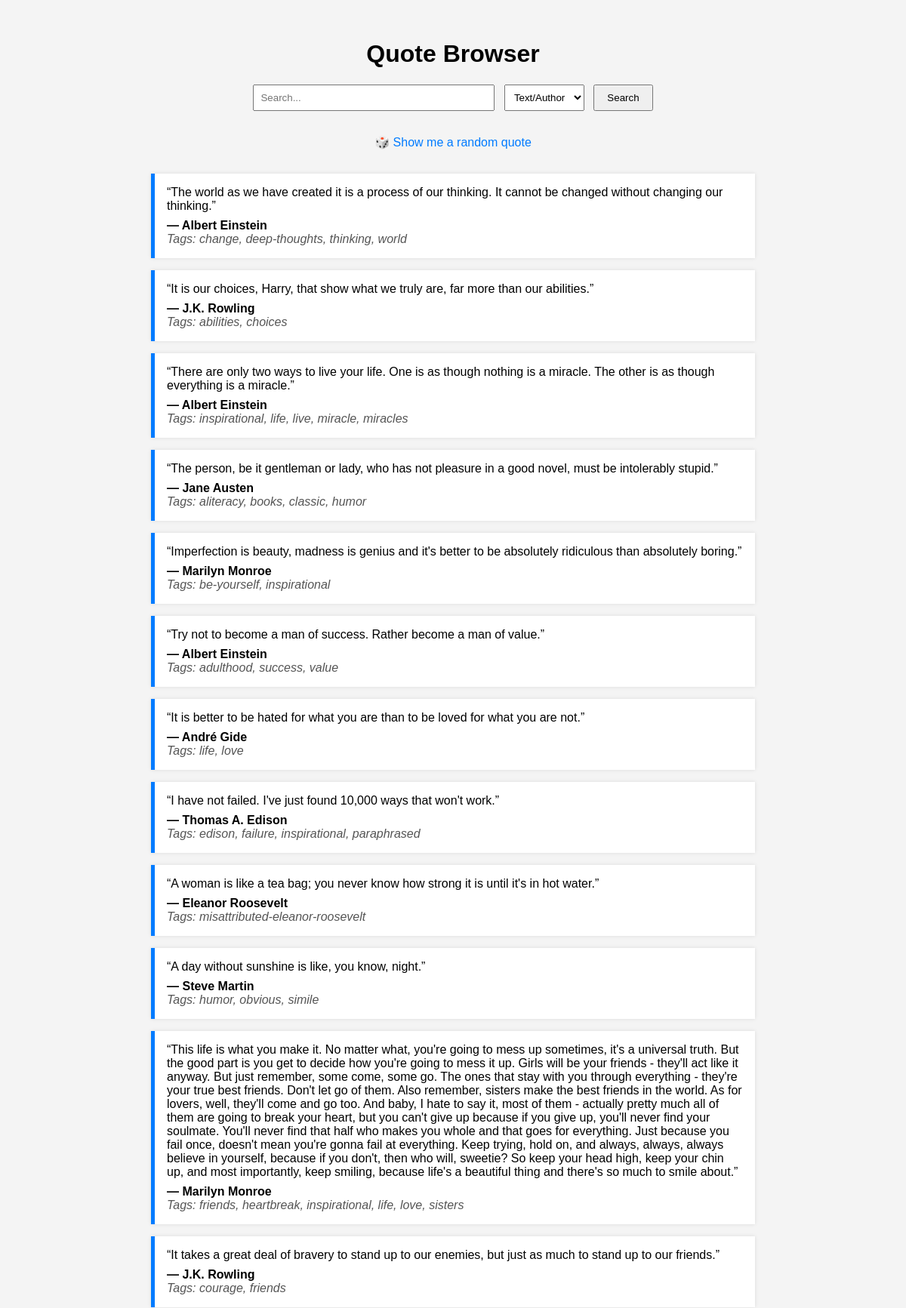
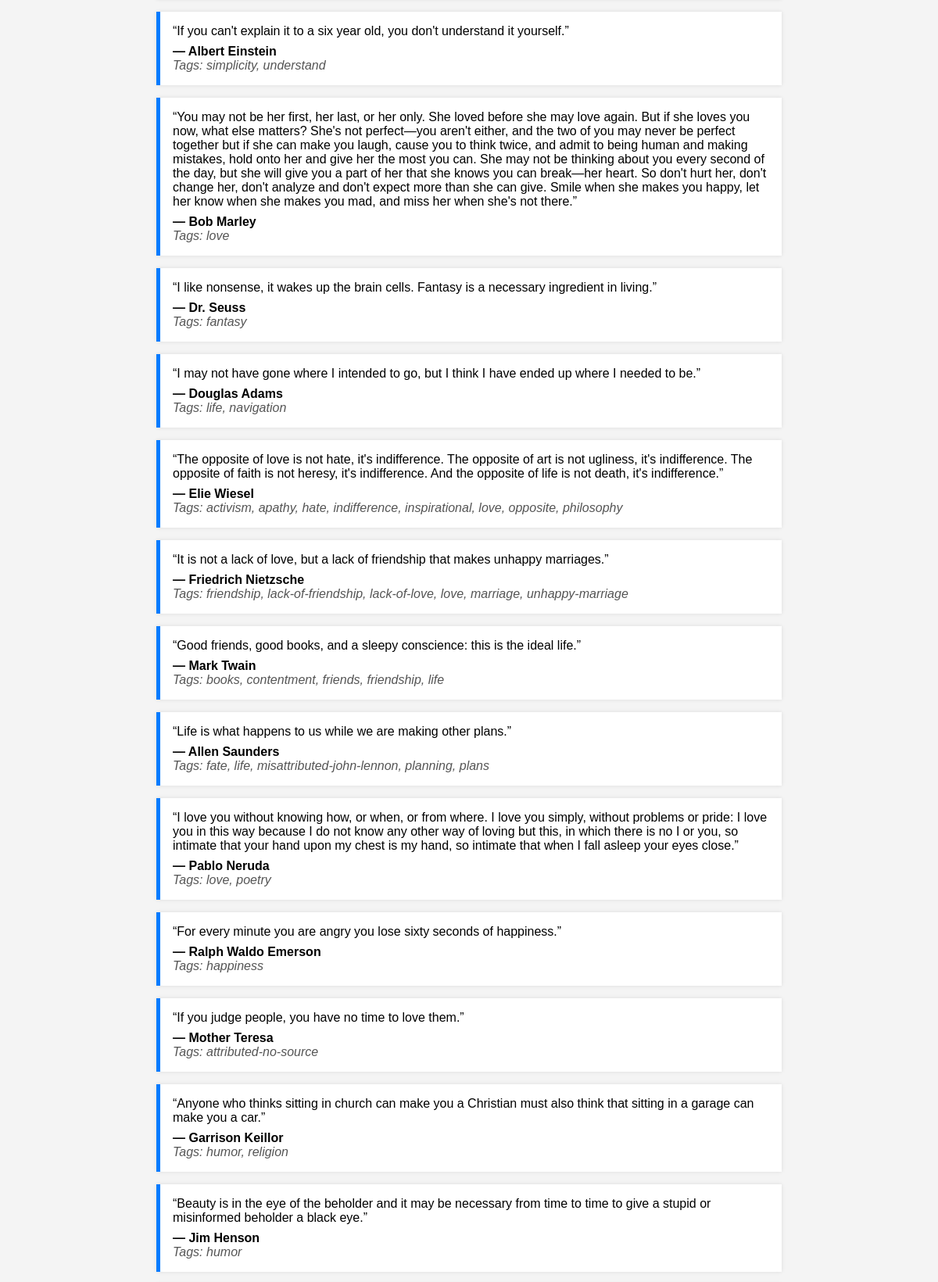
The page / (upper part) on the database its author committed (2 pictures, top to bottom).
### app.py (models this page shows)
class Quote(Base):
    __tablename__ = 'quotes'
    id = Column(Integer, primary_key=True)
    text = Column(String)
    author = Column(String)
    tags = Column(String)

### app.py (the view)
@app.route('/', methods=['GET'])
def index():
    search = request.args.get('search', '').strip()
    filter_by = request.args.get('filter_by', 'text')  # default to text
    session = Session()
    if search:
        if filter_by == 'tag':
            quotes = session.query(Quote).filter(Quote.tags.ilike(f'%{search}%')).all()
        else:
            quotes = session.query(Quote).filter(
                (Quote.text.ilike(f'%{search}%')) | (Quote.author.ilike(f'%{search}%'))
            ).all()
    else:
        quotes = session.query(Quote).all()
    session.close()
    return render_template('index.html', quotes=quotes, search=search, filter_by=filter_by)

### templates/index.html (shortened to what this page needs)
<!DOCTYPE html>
<html lang="en">
<head>
</head>
<body>
    <h1>Quote Browser</h1>
    <form method="GET" action="/">
        <input type="text" name="search" placeholder="Search..." value="{{ search }}">
        <select name="filter_by">
            <option value="text" {% if filter_by == 'text' %}selected{% endif %}>Text/Author</option>
        </select>
        <button type="submit">Search</button>
    </form>
    <div class="random-link">
        <a href="{{ url_for('random_quote') }}">🎲 Show me a random quote</a>
    </div>
    {% if quotes %}
        {% for quote in quotes %}
            <div class="quote">
                <div class="quote-text">{{ quote.text }}</div>
                <div class="quote-author">— {{ quote.author }}</div>
                <div class="quote-tags">Tags: {{ quote.tags }}</div>
            </div>
        {% endfor %}
    {% else %}
        <p style="text-align:center;">No quotes found.</p>
    {% endif %}
</body>
</html>

### templates/index.html (style rules this page uses)
body { font-family: Arial, sans-serif; max-width: 800px; margin: auto; padding: 2rem; background-color: #f4f4f4; }
h1 { text-align: center; }
form { margin-bottom: 2rem; text-align: center; }
input[type="text"] { padding: 0.5rem; width: 50%; max-width: 300px; }
select { padding: 0.5rem; margin-left: 0.5rem; }
button { padding: 0.5rem 1rem; margin-left: 0.5rem; }
.quote { background-color: white; padding: 1rem; border-left: 5px solid #007BFF; margin-bottom: 1rem; box-shadow: 0 0 5px rgba(0,0,0,0.1); }
.quote-author { font-weight: bold; margin-top: 0.5rem; }
.quote-tags { font-style: italic; color: #555; }
.random-link { text-align: center; margin-bottom: 2rem; }
.random-link a { text-decoration: none; color: #007BFF; }

### rows shown on the page
Quote: text "“The world as we have created it is a process of our thinking. It cannot be changed without changing our thinking.”", author "Albert Einstein", tags "change, deep-thoughts, thinking, world"
Quote: text "“It is our choices, Harry, that show what we truly are, far more than our abilities.”", author "J.K. Rowling", tags "abilities, choices"
Quote: text "“There are only two ways to live your life. One is as though nothing is a miracle. The other is as though everything is a miracle.”", author "Albert Einstein", tags "inspirational, life, live, miracle, miracles"
Quote: text "“The person, be it gentleman or lady, who has not pleasure in a good novel, must be intolerably stupid.”", author "Jane Austen", tags "aliteracy, books, classic, humor"
Quote: text "“Imperfection is beauty, madness is genius and it's better to be absolutely ridiculous than absolutely boring.”", author "Marilyn Monroe", tags "be-yourself, inspirational"
Quote: text "“Try not to become a man of success. Rather become a man of value.”", author "Albert Einstein", tags "adulthood, success, value"
Quote: text "“It is better to be hated for what you are than to be loved for what you are not.”", author "André Gide", tags "life, love"
Quote: text "“I have not failed. I've just found 10,000 ways that won't work.”", author "Thomas A. Edison", tags "edison, failure, inspirational, paraphrased"
Quote: text "“A woman is like a tea bag; you never know how strong it is until it's in hot water.”", author "Eleanor Roosevelt", tags "misattributed-eleanor-roosevelt"
Quote: text "“A day without sunshine is like, you know, night.”", author "Steve Martin", tags "humor, obvious, simile"
Quote: text "“This life is what you make it. No matter what, you're going to mess up sometimes, it's a universal truth. But the good part is you get to decide how you're going to mess it up. Girls will be your friends - they'll act like it anyway. But just remember, some come, some go. The ones that stay with you through everything - they're your true best friends. Don't let go of them. Also remember, sisters make the best friends in the world. As for lovers, well, they'll come and go too. And baby, I hate to say it, most of them - actually pretty much all of them are going to break your heart, but you can't give up because if you give up, you'll never find your soulmate. You'll never find that half who…", author "Marilyn Monroe", tags "friends, heartbreak, inspirational, life, love, sisters"
Quote: text "“It takes a great deal of bravery to stand up to our enemies, but just as much to stand up to our friends.”", author "J.K. Rowling", tags "courage, friends"
Quote: text "“If you can't explain it to a six year old, you don't understand it yourself.”", author "Albert Einstein", tags "simplicity, understand"
Quote: text "“You may not be her first, her last, or her only. She loved before she may love again. But if she loves you now, what else matters? She's not perfect—you aren't either, and the two of you may never be perfect together but if she can make you laugh, cause you to think twice, and admit to being human and making mistakes, hold onto her and give her the most you can. She may not be thinking about you every second of the day, but she will give you a part of her that she knows you can break—her heart. So don't hurt her, don't change her, don't analyze and don't expect more than she can give. Smile when she makes you happy, let her know when she makes you mad, and miss her when she's not there.”", author "Bob Marley", tags "love"
Quote: text "“I like nonsense, it wakes up the brain cells. Fantasy is a necessary ingredient in living.”", author "Dr. Seuss", tags "fantasy"
Quote: text "“I may not have gone where I intended to go, but I think I have ended up where I needed to be.”", author "Douglas Adams", tags "life, navigation"
Quote: text "“The opposite of love is not hate, it's indifference. The opposite of art is not ugliness, it's indifference. The opposite of faith is not heresy, it's indifference. And the opposite of life is not death, it's indifference.”", author "Elie Wiesel", tags "activism, apathy, hate, indifference, inspirational, love, opposite, philosophy"
Quote: text "“It is not a lack of love, but a lack of friendship that makes unhappy marriages.”", author "Friedrich Nietzsche", tags "friendship, lack-of-friendship, lack-of-love, love, marriage, unhappy-marriage"
Quote: text "“Good friends, good books, and a sleepy conscience: this is the ideal life.”", author "Mark Twain", tags "books, contentment, friends, friendship, life"
Quote: text "“Life is what happens to us while we are making other plans.”", author "Allen Saunders", tags "fate, life, misattributed-john-lennon, planning, plans"
Quote: text "“I love you without knowing how, or when, or from where. I love you simply, without problems or pride: I love you in this way because I do not know any other way of loving but this, in which there is no I or you, so intimate that your hand upon my chest is my hand, so intimate that when I fall asleep your eyes close.”", author "Pablo Neruda", tags "love, poetry"
Quote: text "“For every minute you are angry you lose sixty seconds of happiness.”", author "Ralph Waldo Emerson", tags "happiness"
Quote: text "“If you judge people, you have no time to love them.”", author "Mother Teresa", tags "attributed-no-source"
Quote: text "“Anyone who thinks sitting in church can make you a Christian must also think that sitting in a garage can make you a car.”", author "Garrison Keillor", tags "humor, religion"
Quote: text "“Beauty is in the eye of the beholder and it may be necessary from time to time to give a stupid or misinformed beholder a black eye.”", author "Jim Henson", tags "humor"
